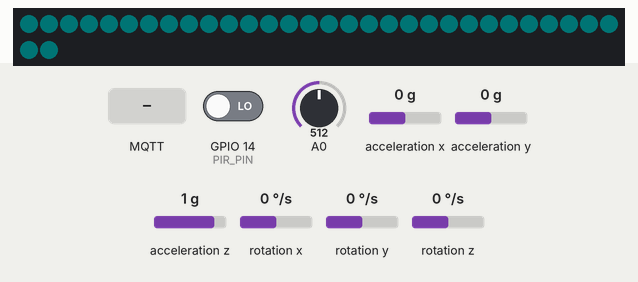
Recording of a sketch running on a simulated ESP8266 (Wemos D1 mini). Parts: 32 RGB LEDs in strip order, left to right, continuing on the next row. The test bench sets the inputs (shaded band); at power-on: acceleration x 0 g, acceleration y 0 g, GPIO 14 (PIR_PIN) LOW, A0 = 512, acceleration z 1 g, rotation x 0 °/s, rotation y 0 °/s, rotation z 0 °/s. Dim RGB values are drawn brighter than linear; WiFi joins after 1.5 s; servers stay silent unless stated; random numbers use the default seed unless the sketch sets one; no MQTT or app messages arrive unless stated; what the sketch prints to the serial monitor is not drawn.

Above: at 3.96 s.
4.7 s: acceleration x set to -1.4 g
At 4.86 s:
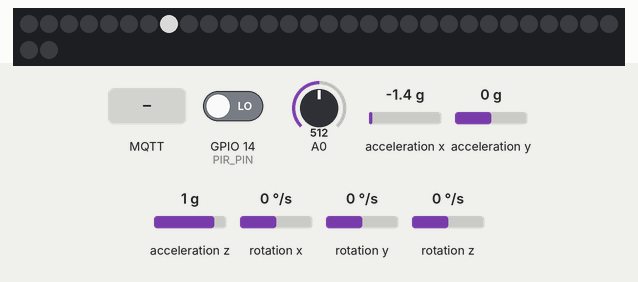
7.1 s: acceleration x set to 0 g
At 8.18 s:
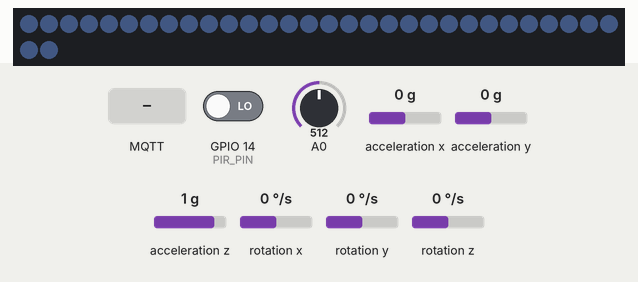
10.1 s: acceleration y set to -1.4 g
At 11.74 s:
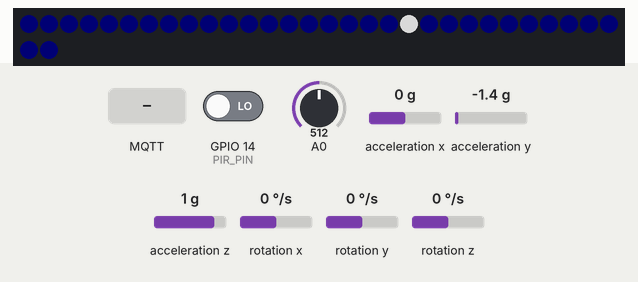
13.0 s: MQTT message "off" arrives on the first subscribed topic
At 13.77 s:
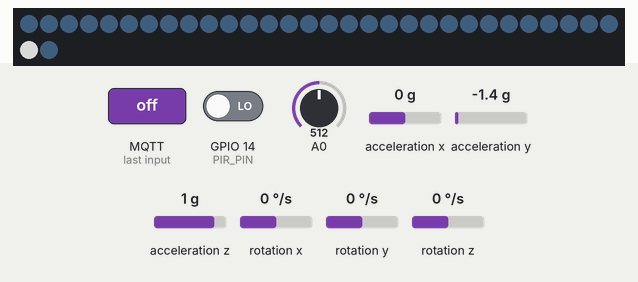
15.1 s: MQTT message "shimmer" arrives on the second subscribed topic
18.1 s: GPIO 14 (PIR_PIN) driven HIGH
At 19.49 s:
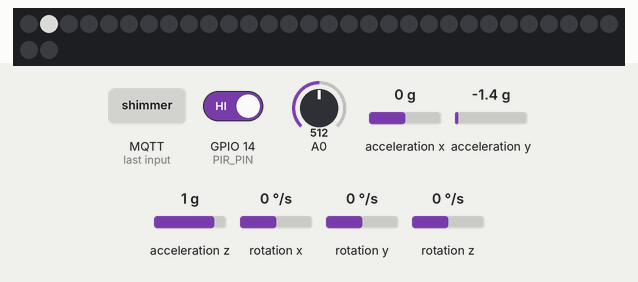

The sketch:

feather_node.ino
```cpp
// ============================================================================
//  Wing BEat — Feather Node Firmware (ESP8266)
//  Role: sensor + WS2812 LED feather
//  Author: Alican Okan / generated scaffold
//
//  What it does:
//    • Reads breath/wind (mic or anemometer) on A0
//    • Reads MPU6050 accelerometer for feather sway / shake
//    • Reads PIR for participant presence
//    • Publishes those over MQTT
//    • Subscribes to LED commands and renders WS2812 patterns
//    • Subscribes to global scene changes
//
//  Libraries (install via Arduino Library Manager / PlatformIO):
//    - ESP8266WiFi              (built in with esp8266 core)
//    - PubSubClient             (Nick O'Leary)         >= 2.8
//    - ArduinoJson              (Benoit Blanchon)       >= 6.21
//    - Adafruit NeoPixel        (Adafruit)              >= 1.12
//    - MPU6050_light            (rfetick)               >= 1.1
//    - Wire                     (built in)
//
//  Board: NodeMCU 1.0 (ESP-12E) or Wemos D1 mini, 80 MHz CPU.
// ============================================================================

#include <Arduino.h>
#include <ESP8266WiFi.h>
#include <PubSubClient.h>
#include <ArduinoJson.h>
#include <Adafruit_NeoPixel.h>
#include <Wire.h>
#include <MPU6050_light.h>

#include "config.h"

// ---------- Globals ---------------------------------------------------------
WiFiClient   espClient;
PubSubClient mqtt(espClient);
Adafruit_NeoPixel strip(LED_COUNT, LED_PIN, NEO_GRB + NEO_KHZ800);

#if USE_MPU6050
MPU6050 imu(Wire);
#endif

struct LedState {
  uint8_t r = 20, g = 30, b = 40;
  uint8_t intensity = 80;     // 0..255
  enum Mode { OFF, SOLID, PULSE, SHIMMER, WIND, RAINBOW } mode = PULSE;
} ledState;

float windEma   = 0.0f;
float motionEma = 0.0f;
unsigned long lastWindPubMs   = 0;
unsigned long lastMotionPubMs = 0;
unsigned long lastStatusMs    = 0;
unsigned long lastPirHighMs   = 0;
bool          presentLast     = false;
unsigned long lastLedCommandMs = 0;
unsigned long ledCommandTtlMs  = 0;
uint32_t      lastLedSequence  = 0;
String        lastLedSource    = "";

// MQTT topic helpers --------------------------------------------------------
String topicStatus()    { return String("wingbeat/node/") + NODE_ID + "/status"; }
String topicWind()      { return String("wingbeat/node/") + NODE_ID + "/sensor/wind"; }
String topicMotion()    { return String("wingbeat/node/") + NODE_ID + "/sensor/motion"; }
String topicPresence()  { return String("wingbeat/node/") + NODE_ID + "/sensor/presence"; }
String topicCmdLed()    { return String("wingbeat/node/") + NODE_ID + "/cmd/led"; }
String topicGlobalScene() { return String("wingbeat/global/scene"); }
String topicGlobalAll()   { return String("wingbeat/global/cmd/all"); }

// ---------- WiFi ------------------------------------------------------------
void setupWifi() {
  WiFi.mode(WIFI_STA);
  WiFi.hostname(NODE_ID);
  WiFi.begin(WIFI_SSID, WIFI_PASS);
  Serial.printf("[wifi] connecting to %s ", WIFI_SSID);
  unsigned long t0 = millis();
  while (WiFi.status() != WL_CONNECTED && millis() - t0 < 20000) {
    delay(250);
    Serial.print(".");
  }
  Serial.println();
  if (WiFi.status() == WL_CONNECTED) {
    Serial.printf("[wifi] ip=%s rssi=%d\n", WiFi.localIP().toString().c_str(), WiFi.RSSI());
  } else {
    Serial.println("[wifi] failed — running offline, will retry");
  }
}

// ---------- MQTT ------------------------------------------------------------
void publishStatus(bool online) {
  StaticJsonDocument<160> d;
  d["online"] = online;
  d["role"]   = ROLE;
  d["fw"]     = FW_VERSION;
  d["rssi"]   = WiFi.RSSI();
  d["ip"]     = WiFi.localIP().toString();
  char buf[160];
  size_t n = serializeJson(d, buf);
  mqtt.publish(topicStatus().c_str(), (uint8_t*)buf, n, /*retain=*/true);
}

void onMessage(char* topic, byte* payload, unsigned int len) {
  StaticJsonDocument<256> d;
  DeserializationError err = deserializeJson(d, payload, len);
  if (err) { Serial.printf("[mqtt] bad json on %s: %s\n", topic, err.c_str()); return; }

  String t = topic;
  if (t == topicCmdLed()) {
    unsigned long now = millis();
    const char* src = d["src"] | "legacy";
    uint32_t seq = d["seq"] | 0;
    unsigned long ttl = d["ttlMs"] | 3500UL;
    if (ttl < 100) ttl = 100;
    if (ttl > 10000) ttl = 10000;
    // Reject an out-of-order packet while the current publisher lease is live.
    // After expiry, a restarted browser may safely begin its sequence at 1.
    if (seq && lastLedSource == src && seq <= lastLedSequence &&
        now - lastLedCommandMs < ledCommandTtlMs) return;
    lastLedSource = src;
    lastLedSequence = seq;
    lastLedCommandMs = now;
    ledCommandTtlMs = ttl;
    if (d.containsKey("r")) ledState.r = d["r"];
    if (d.containsKey("g")) ledState.g = d["g"];
    if (d.containsKey("b")) ledState.b = d["b"];
    if (d.containsKey("intensity")) {
      float v = d["intensity"]; if (v < 0) v = 0; if (v > 1) v = 1;
      ledState.intensity = (uint8_t)(v * 255.0f);
    }
    // Strip-wide brightness cap over MQTT (0..1) — lets the operator dim a
    // node that is too hot for its spot without retuning every command.
    if (d.containsKey("brightness")) {
      float v = d["brightness"]; if (v < 0) v = 0; if (v > 1) v = 1;
      strip.setBrightness((uint8_t)(v * 255.0f));
    }
    if (d.containsKey("mode")) {
      const char* m = d["mode"];
      if      (!strcmp(m, "off"))     ledState.mode = LedState::OFF;
      else if (!strcmp(m, "solid"))   ledState.mode = LedState::SOLID;
      else if (!strcmp(m, "pulse"))   ledState.mode = LedState::PULSE;
      else if (!strcmp(m, "shimmer")) ledState.mode = LedState::SHIMMER;
      else if (!strcmp(m, "wind"))    ledState.mode = LedState::WIND;
      else if (!strcmp(m, "rainbow")) ledState.mode = LedState::RAINBOW;
    }
  } else if (t == topicGlobalScene()) {
    // Optional: react to scene change (e.g. tint default LED color).
    const char* scene = d["scene"] | "";
    Serial.printf("[scene] %s\n", scene);
  } else if (t == topicGlobalAll()) {
    const char* action = d["action"] | "";
    if (!strcmp(action, "rainbow")) ledState.mode = LedState::RAINBOW;
    else if (!strcmp(action, "reset")) ESP.restart();
    else if (!strcmp(action, "calibrate")) {
      // re-zero: the feather was moved / re-hung, or the room's air changed
      windEma = 0.0f; motionEma = 0.0f;
#if USE_MPU6050
      imu.calcOffsets(true, true);
#endif
      Serial.println("[cal] re-zeroed wind + motion baselines");
    }
    // "silence" is for audio nodes — ignored here on purpose.
  }
}

void connectMqtt() {
  mqtt.setServer(MQTT_HOST, MQTT_PORT);
  mqtt.setCallback(onMessage);
  mqtt.setBufferSize(512);

  while (!mqtt.connected() && WiFi.status() == WL_CONNECTED) {
    Serial.print("[mqtt] connecting…");
    String willPayload = String("{\"online\":false,\"role\":\"") + ROLE + "\"}";
    bool ok = mqtt.connect(
        NODE_ID,
        strlen(MQTT_USER) ? MQTT_USER : nullptr,
        strlen(MQTT_PASS) ? MQTT_PASS : nullptr,
        topicStatus().c_str(), 1, true, willPayload.c_str()
    );
    if (ok) {
      Serial.println(" ok");
      mqtt.subscribe(topicCmdLed().c_str(),       1);
      mqtt.subscribe(topicGlobalScene().c_str(),  1);
      mqtt.subscribe(topicGlobalAll().c_str(),    1);
      publishStatus(true);
      // Presence is retained: a node that died while someone stood in front
      // of it would otherwise leave a phantom "present":true on the broker
      // until its next edge. Clear it on every (re)connect.
      {
        char buf[64];
        int n = snprintf(buf, sizeof(buf), "{\"present\":false,\"ts\":%lu}", millis());
        mqtt.publish(topicPresence().c_str(), (uint8_t*)buf, n, /*retain=*/true);
        presentLast = false;
      }
    } else {
      Serial.printf(" rc=%d, retry in 2s\n", mqtt.state());
      delay(2000);
    }
  }
}

// ---------- Sensors ---------------------------------------------------------
float readWindNormalized() {
  // ESP8266 A0 reads 0..1023 over 0..1V (assuming the typical NodeMCU divider).
  int raw = analogRead(A0);

#if defined(WIND_SOURCE_MIC)
  // Electret with DC-blocking cap — RMS via running peak-to-peak window.
  static int p2pPeak = 0;
  static int p2pTrough = 1023;
  static unsigned long winStart = 0;
  if (millis() - winStart > 50) {  // 50 ms window
    int p2p = p2pPeak - p2pTrough;
    p2pPeak = raw; p2pTrough = raw; winStart = millis();
    float v = (float)p2p / 600.0f; // empirical scaling, tune for your mic
    if (v < 0) v = 0; if (v > 1) v = 1;
    return v;
  }
  if (raw > p2pPeak)   p2pPeak = raw;
  if (raw < p2pTrough) p2pTrough = raw;
  return -1.0f; // signal "no new sample yet"
#else
  // Anemometer: linear voltage proportional to wind speed.
  float v = (float)raw / 1023.0f;
  return v;
#endif
}

#if USE_MPU6050
float readMotionMagnitude() {
  imu.update();
  float ax = imu.getAccX();
  float ay = imu.getAccY();
  float az = imu.getAccZ() - 1.0f; // remove gravity (rough)
  return sqrtf(ax*ax + ay*ay + az*az);
}
#endif

bool readPresence() {
  bool pir = digitalRead(PIR_PIN) == HIGH;
  if (pir) lastPirHighMs = millis();
  return (millis() - lastPirHighMs) < PIR_PRESENCE_HOLD_MS;
}

// ---------- LED rendering ---------------------------------------------------
void renderLeds(float windNow, float motionNow) {
  uint16_t now = millis() & 0xFFFF;
  uint8_t  scaledIntensity = ledState.intensity;
  uint8_t  baseR = ledState.r;
  uint8_t  baseG = ledState.g;
  uint8_t  baseB = ledState.b;

  switch (ledState.mode) {
    case LedState::OFF:
      strip.clear();
      break;

    case LedState::SOLID:
      // gamma-corrected: the router streams solid colours at 15 Hz and a
      // linear ramp reads as "jumps to full then barely changes" on WS2812s
      for (uint16_t i = 0; i < LED_COUNT; i++) {
        strip.setPixelColor(i, strip.gamma32(strip.Color(
            (baseR * scaledIntensity) >> 8,
            (baseG * scaledIntensity) >> 8,
            (baseB * scaledIntensity) >> 8)));
      }
      break;

    case LedState::PULSE: {
      float phase = (sinf(now * 0.0025f) + 1.0f) * 0.5f;
      uint8_t lvl = (uint8_t)(phase * scaledIntensity);
      for (uint16_t i = 0; i < LED_COUNT; i++) {
        strip.setPixelColor(i, strip.Color(
            (baseR * lvl) >> 8,
            (baseG * lvl) >> 8,
            (baseB * lvl) >> 8));
      }
    } break;

    case LedState::SHIMMER: {
      for (uint16_t i = 0; i < LED_COUNT; i++) {
        // independent twinkle per pixel
        float phase = sinf((now + i * 137) * 0.004f);
        phase = (phase + 1.0f) * 0.5f;
        uint8_t lvl = (uint8_t)(phase * scaledIntensity);
        strip.setPixelColor(i, strip.Color(
            (baseR * lvl) >> 8,
            (baseG * lvl) >> 8,
            (baseB * lvl) >> 8));
      }
    } break;

    case LedState::WIND: {
      // wind drives a wave traveling along the strip
      float w = windNow;            // 0..1
      float speed = 0.003f + w * 0.02f;
      for (uint16_t i = 0; i < LED_COUNT; i++) {
        float phase = sinf(i * 0.4f - now * speed) * 0.5f + 0.5f;
        float lvl   = phase * (0.3f + 0.7f * w);
        uint8_t v   = (uint8_t)(lvl * scaledIntensity);
        strip.setPixelColor(i, strip.Color(
            (baseR * v) >> 8,
            (baseG * v) >> 8,
            (baseB * v) >> 8));
      }
    } break;

    case LedState::RAINBOW: {
      for (uint16_t i = 0; i < LED_COUNT; i++) {
        uint16_t hue = (i * 65536L / LED_COUNT) + (now * 8);
        strip.setPixelColor(i,
          strip.gamma32(strip.ColorHSV(hue, 255, scaledIntensity)));
      }
    } break;
  }

  // Tiny motion kick: brief white flash on a random pixel proportional to motion.
  // Never through OFF — a blacked-out strip must stay black when touched.
  if (motionNow > 0.4f && ledState.mode != LedState::OFF) {
    uint16_t i = random(LED_COUNT);
    uint8_t v = (uint8_t)(min(1.0f, motionNow) * 255);
    strip.setPixelColor(i, strip.Color(v, v, v));
  }

  strip.show();
}

// ---------- Setup / loop ----------------------------------------------------
void setup() {
  Serial.begin(115200);
  delay(50);
  Serial.printf("\n=== Wing BEat feather node %s fw=%s ===\n", NODE_ID, FW_VERSION);

  pinMode(PIR_PIN, INPUT);

  strip.begin();
  strip.setBrightness(LED_BRIGHTNESS_DEFAULT);
  strip.clear(); strip.show();

#if USE_MPU6050
  Wire.begin();   // SDA=D2/GPIO4, SCL=D1/GPIO5 on NodeMCU
  byte status = imu.begin();
  Serial.printf("[imu] mpu6050 status=%d\n", status);
  if (status == 0) {
    delay(800);
    imu.calcOffsets(true, true); // calibrate accel + gyro
    Serial.println("[imu] calibrated");
  }
#endif

  setupWifi();
  connectMqtt();
}

void loop() {
  if (!mqtt.connected()) connectMqtt();
  mqtt.loop();

  // A disconnected browser/broker must never leave an installation strip
  // frozen in an active state.
  if (ledCommandTtlMs && millis() - lastLedCommandMs > ledCommandTtlMs) {
    ledCommandTtlMs = 0;
    ledState.mode = LedState::OFF;
  }

  // ---- Wind / breath ----
  float w = readWindNormalized();
  if (w >= 0.0f) {
    windEma = WIND_EMA_ALPHA * w + (1.0f - WIND_EMA_ALPHA) * windEma;
    if (windEma < WIND_NOISE_FLOOR) windEma = 0.0f;

    unsigned long minDt = 1000UL / WIND_PUBLISH_HZ;
    if (millis() - lastWindPubMs >= minDt) {
      lastWindPubMs = millis();
      char buf[80];
      int n = snprintf(buf, sizeof(buf),
          "{\"v\":%.3f,\"raw\":%d,\"ts\":%lu}", windEma, analogRead(A0), millis());
      mqtt.publish(topicWind().c_str(), (uint8_t*)buf, n, false);
    }
  }

#if USE_MPU6050
  // ---- Motion ----
  float m = readMotionMagnitude();
  motionEma = MOTION_EMA_ALPHA * m + (1.0f - MOTION_EMA_ALPHA) * motionEma;
  if (motionEma < MOTION_NOISE_FLOOR) motionEma = 0.0f;

  if (millis() - lastMotionPubMs >= (1000UL / MOTION_PUBLISH_HZ)) {
    lastMotionPubMs = millis();
    StaticJsonDocument<160> d;
    d["ax"]  = imu.getAccX();
    d["ay"]  = imu.getAccY();
    d["az"]  = imu.getAccZ();
    d["mag"] = motionEma;
    d["ts"]  = millis();
    char buf[160];
    size_t n = serializeJson(d, buf);
    mqtt.publish(topicMotion().c_str(), (uint8_t*)buf, n, false);
  }
#else
  float motionEmaForLed = 0.0f;
#endif

  // ---- Presence ----
  bool present = readPresence();
  if (present != presentLast) {
    presentLast = present;
    char buf[80];
    int n = snprintf(buf, sizeof(buf),
        "{\"present\":%s,\"ts\":%lu}",
        present ? "true" : "false", millis());
    mqtt.publish(topicPresence().c_str(), (uint8_t*)buf, n, /*retain=*/true);
  }

  // ---- Heartbeat ----
  if (millis() - lastStatusMs > (unsigned long)STATUS_PUBLISH_S * 1000UL) {
    lastStatusMs = millis();
    publishStatus(true);
  }

  // ---- Render LEDs at ~60 fps ----
  static unsigned long lastFrame = 0;
  if (millis() - lastFrame >= 16) {
    lastFrame = millis();
#if USE_MPU6050
    renderLeds(windEma, motionEma);
#else
    renderLeds(windEma, 0.0f);
#endif
  }
}
```

config.h
```cpp
// ============================================================================
//  Wing BEat — Feather Node Config
//  Per-node settings. Copy this folder, rename to feather_02 / feather_03 / …
//  and change NODE_ID + any wiring that differs.
// ============================================================================
#pragma once

// ----- Identity -------------------------------------------------------------
#define NODE_ID         "feather_01"      // unique per node
#define FW_VERSION      "0.2.0"
#define ROLE            "feather"

// ----- WiFi -----------------------------------------------------------------
#define WIFI_SSID       "WingBeat"
#define WIFI_PASS       "feathersinthewind"

// ----- MQTT broker ----------------------------------------------------------
#define MQTT_HOST       "192.168.4.1"     // Mac mini IP on the install LAN
#define MQTT_PORT       1883
#define MQTT_USER       ""                // leave empty for anonymous
#define MQTT_PASS       ""

// ----- Sensors --------------------------------------------------------------
// ESP8266 has ONE analog pin (A0) shared between mic & anemometer.
// Pick which one this board carries and comment the other.
#define WIND_SOURCE_MIC          1   // electret breakout into A0 via 0-1V divider
// #define WIND_SOURCE_ANEMOMETER 1  // adafruit anemo / hot-wire into A0

// MPU6050 IMU on I2C (D1=GPIO5 SCL, D2=GPIO4 SDA on NodeMCU).
#define USE_MPU6050              1
#define MPU6050_ADDR             0x68

// PIR motion presence on D5 (GPIO14). HIGH when someone is near.
#define PIR_PIN                  14
#define PIR_PRESENCE_HOLD_MS     2500   // keep "present" true for this long after PIR drops

// (optional) VL53L0X ToF on the same I2C bus, gives cm distance.
// #define USE_VL53L0X            1

// ----- LEDs (WS2812 / NeoPixel) ---------------------------------------------
#define LED_PIN                  15      // D8 / GPIO15  (must be a non-boot-strap pin if possible)
#define LED_COUNT                32      // pixels per feather
#define LED_BRIGHTNESS_DEFAULT   140     // 0..255

// ----- Behavior tuning ------------------------------------------------------
#define WIND_PUBLISH_HZ          20      // publish rate when wind is changing
#define MOTION_PUBLISH_HZ        10
#define STATUS_PUBLISH_S         15      // periodic heartbeat
#define WIND_NOISE_FLOOR         0.04f   // anything below treated as 0
#define MOTION_NOISE_FLOOR       0.08f

// Smoothing — exponential moving average alphas (0..1, higher = snappier).
#define WIND_EMA_ALPHA           0.30f
#define MOTION_EMA_ALPHA         0.40f
```
